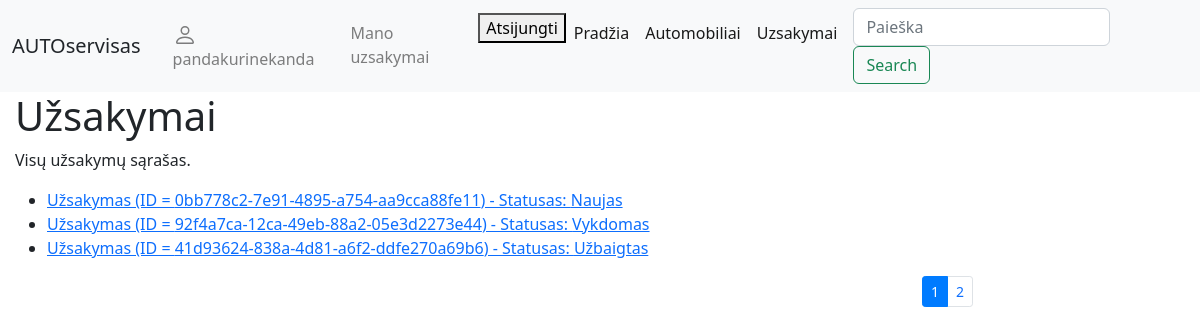
/autoservice/uzsakymai/ (signed in), run on the app's committed database.
### autoservice/models.py (models this page shows, shortened)
class Order(models.Model):
    STATUS_CHOICES = [
        ('NEW', 'Naujas'),
        ('IN_PROGRESS', 'Vykdomas'),
        ('COMPLETED', 'Užbaigtas'),
        ('CANCELLED', 'Atšauktas'),
    ]
    id = models.UUIDField(primary_key=True, default=uuid.uuid4, help_text='Unikalus užsakymo ID')
    customer = models.ForeignKey(User, on_delete=models.SET_NULL, null=True, blank=True)
    return_date = models.DateField(null=True, blank=True)
    date = models.DateTimeField('Data', help_text='Įveskite užsakymo datą')
    description = HTMLField('Aprašymas', blank=True, null=True, help_text="Įveskite automobilio modelio aprašymą")
    car = models.ForeignKey( Car, on_delete=models.SET_NULL, null=True, help_text='Pasirinkite automobilį, kuriam skirtas užsakymas')
    status = models.CharField(
        'Statusas',
        max_length=20,
        choices=STATUS_CHOICES,
        default='NEW',
        help_text='Pasirinkite užsakymo būseną'
    )
    class Meta:
        ordering = ['-date']
        verbose_name = 'Uzsakymas'
        verbose_name_plural = 'Uzsakymai'

### autoservice/views.py (the view)
# urls.py: path('uzsakymai/', views.OrderListView.as_view(), name='uzsakymai'),
class OrderListView(View):
    def get(self, request):
        paginator = Paginator(Order.objects.all(), 3)
        page_number = request.GET.get('page')
        orders = paginator.get_page(page_number)
        context = {
            'orders': orders
        }
        return render(request, 'uzsakymai.html', context)

### autoservice/templates/uzsakymai.html
{% extends "base.html" %}
{% block content %}
  <h1>Užsakymai</h1>
  <p>Visų užsakymų sąrašas.</p>
  <ul>
    {% for order in orders %}
      <li>
        <a href="{% url 'order_detail' order_id=order.id %}">
          Užsakymas (ID = {{ order.id }}) - Statusas: {{ order.get_status_display }}
        </a>
      </li>
    {% endfor %}
  </ul>
<div class="container puslapiai">
    <nav aria-label="...">
        {% if orders.has_other_pages %}
            <ul class="pagination pagination-sm justify-content-end">
                {% for i in orders.paginator.page_range %}
                    {% if orders.number == i %}
                        <li class="page-item active">
                            <a class="page-link">{{ i }}</a>
                        </li>
                    {% else %}
                        <li class="page-item">
                            <a class="page-link" href="?page={{ i }}">{{ i }}</a>
                        </li>
                    {% endif %}
                {% endfor %}
            </ul>
        {% endif %}
    </nav>
</div>
{% endblock %}

### autoservice/templates/base.html (shortened to what this page needs)
<!DOCTYPE html>
<html lang="en">
<head>
  <link rel="stylesheet" href="https://stackpath.bootstrapcdn.com/bootstrap/4.1.3/css/bootstrap.min.css">
  <link rel="stylesheet" href="https://cdn.jsdelivr.net/npm/bootstrap@5.2.3/dist/css/bootstrap.min.css">
  {% load static %}
  <link rel="stylesheet" href="{% static 'css/styles.css' %}">
</head>
<body>
    <nav class="navbar navbar-expand-lg navbar-light bg-light">
      <div class="container-fluid">
        <a class="navbar-brand">AUTOservisas</a>
        <ul class="navbar-nav mx-2">
                    {% if user.is_authenticated %}
            <li class="nav-item"><a class="nav-link" href="{% url 'profilis' %}">
            {{ user.get_username }}</a></li>
            <li class="nav-item"><a class="nav-link" href="{% url 'mano-uzsakymai'%}">Mano uzsakymai</a></li>
            <li class="nav-item">
              <form method="post" action="{% url 'logout' %}">
                <button type="submit">Atsijungti</button>
              </form>
            </li>
          {% else %}
            <li class="nav-item"><a class="nav-link" href="{% url 'login'%}">Prisijungti</a></li>
            <li class="nav-item"><a class="nav-link" href="{% url 'register'%}">Registruotis</a></li>
          {% endif %}
          <li class="nav-item active"><a class="nav-link" href="{% url 'index' %}">Pradžia</a></li>
          <li class="nav-item active"><a class="nav-link" href="{% url 'automobiliai' %}">Automobiliai</a></li>
          <li class="nav-item active"><a class="nav-link" href="{% url 'uzsakymai' %}">Uzsakymai</a></li>
        </ul>
        <form class="form-inline my-2 my-lg-0" action="{% url 'search' %}" method="get">
          <input class="form-control me-2" name="query" class="form-control" type="text" placeholder="Paieška">
          <button class="btn btn-outline-success" type="submit">Search</button>
        </form>
      </div>
    </nav>
      <div class="col-sm-10 ">
        {% block content %}
        {% endblock %}
      </div>
</body>
</html>

### data on the page
Order: id "0bb778c2-7e91-4895-a754-aa9cca88fe11", status "Naujas"
Order: id "92f4a7ca-12ca-49eb-88a2-05e3d2273e44", status "Vykdomas"
Order: id "41d93624-838a-4d81-a6f2-ddfe270a69b6", status "Užbaigtas"

### other printed values
{{ user.get_username }} "pandakurinekanda"
{{ i }} "1"
{{ i }} "2"
